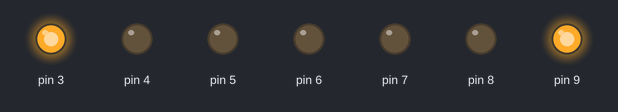
The sketch below on a simulated Arduino Leonardo, built with avr-gcc and run on an emulated ATmega32U4. Parts: output pins drawn as LEDs (lit = HIGH). Pins used as bus, display or sensor lines are not drawn.

Above: at 0.2 s.
At 1.2 s:
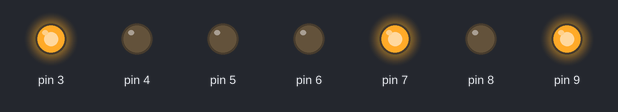
At 1.7 s:
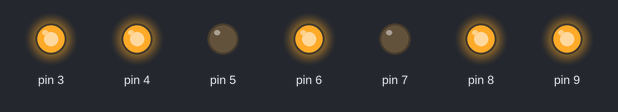
At 3.7 s:
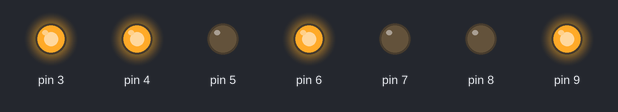
At 5.5 s:
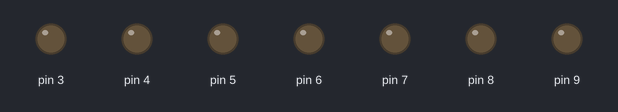
Timing chart, 0 to 6.9 s (numbered marks = the images above):
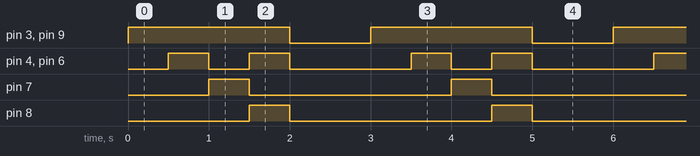

Measured:
- by itself, pin 3, pin 9: alternates HIGH for 2.0 s and LOW for 1.0 s
- by itself, pin 4, pin 6: repeats every 3.0 s: LOW 0.50 s, HIGH 0.50 s, LOW 1.5 s, HIGH 0.50 s
- by itself, pin 7, pin 8: alternates HIGH for 0.50 s and LOW for 2.5 s

The sketch:

_7_segment_example.ino
```cpp
#include <Mouse.h>

#define FIRST_SEGMENT_PIN   2
#define SEGMENT_COUNT       8
// Global Variables

byte name[6] = {
  0b10000011,//L
  0b10010111,//U
  0b10100011,//C
  0b011010110,//Y
  0b000000000,
  0b000000000
};

void setup() {
  for (int i = 0; i < SEGMENT_COUNT; ++i)
    pinMode(i + FIRST_SEGMENT_PIN, OUTPUT);
}
void loop()
{
  for(int j = 0; j < 6; j++)
  {
    for (int i = 0; i < SEGMENT_COUNT; ++i) {
      boolean enableSegment = bitRead(name[j], i);
      // включаем/выключаем сегмент на основе полученного значения
      digitalWrite(i + FIRST_SEGMENT_PIN, enableSegment);
    }
    delay(500);
  }
}

/*
void Blink(int red, int green, int blue)
{
  digitalWrite(LED_PIN_RED, red);
  digitalWrite(LED_PIN_GREEN, green);
  digitalWrite(LED_PIN_BLUE, blue);
  delay(300);
}
*/
```
